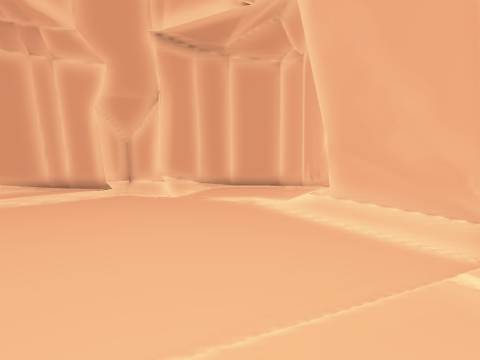
View 1 (above)

12 first-person views from a walk through a level from a Godot 3-D game. The camera is 1.2 m above the floor, tilts 4° down and sees 85° across. The floor is counted in squares, 1 m on a side. Each view is taken from the middle of a square. On the plan, view 1 faces up. The plan holds only what a view shows up to about 12 squares ahead; the rest is blank.

View 2
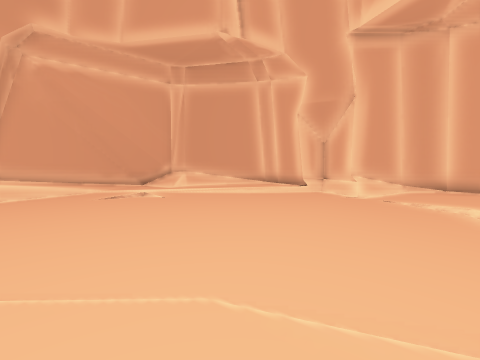

View 3
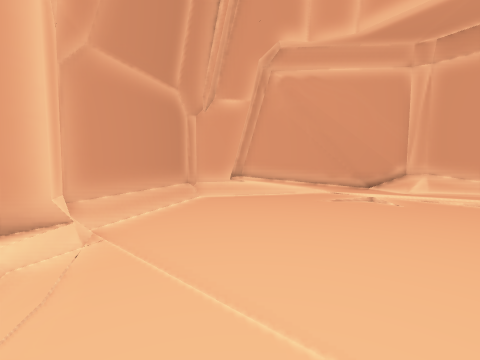

View 4
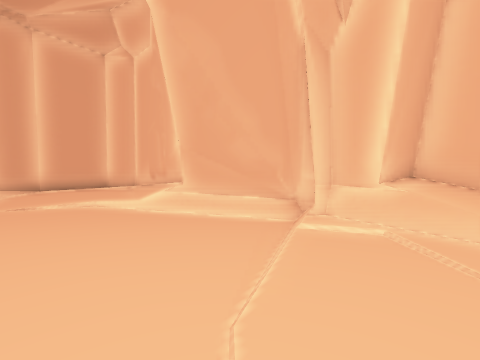

View 5
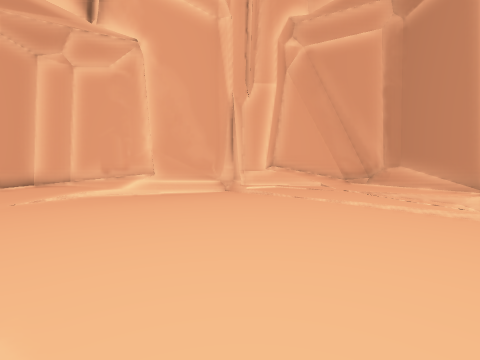

View 6
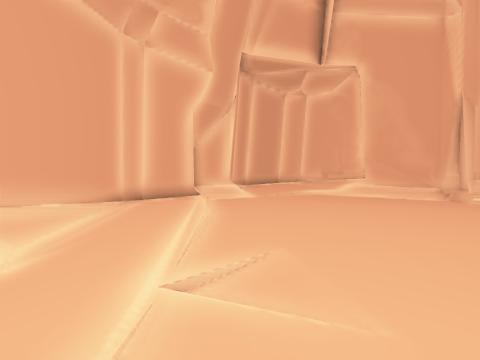

View 7
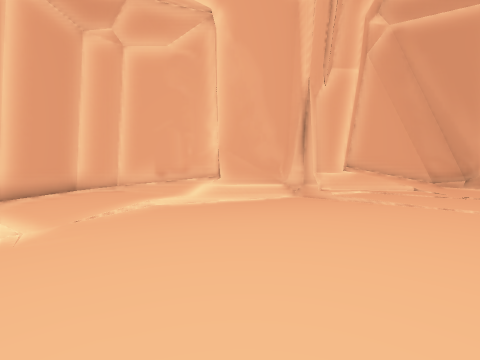

View 8
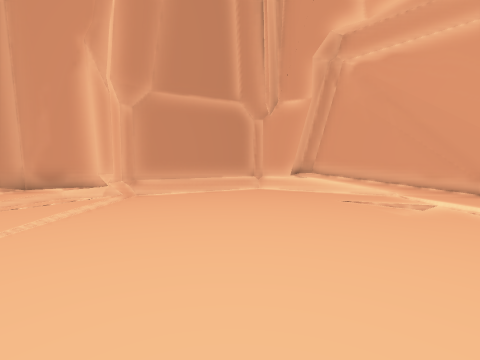

View 9
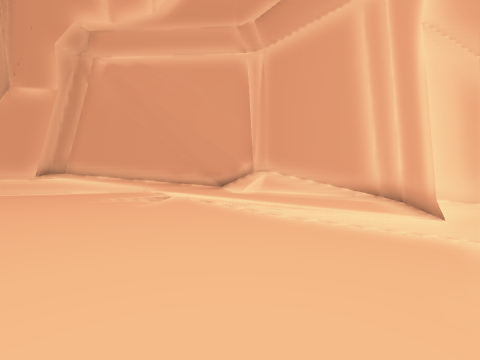

View 10
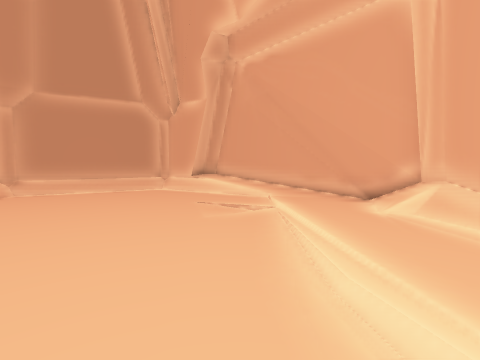

View 11
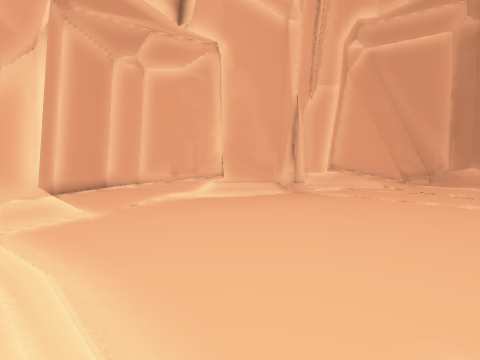

View 12
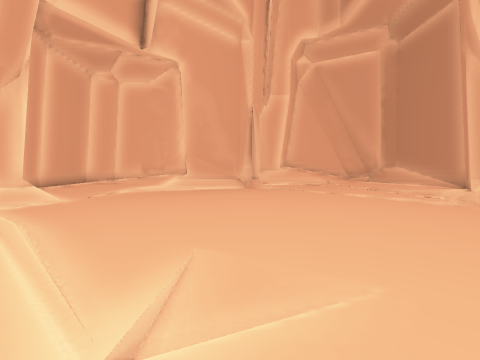

### Floor plan
Key: @ floor where view 1 was taken; # wall or solid block; . main floor; : floor 0.25 m higher than the main floor; - floor 0.25 m lower than the main floor; / step, stairs or slope; = window, fence, low wall or low ledge.
Columns run from 12 left of view 1 to 4 right of it. Each row starts with its distance up from view 1.
 12          #####=
 11     ######/...##
 10   ###..........#
  9  ##/../....////#
  8 ##/.../...---//#
  7 #/.........---/#
  6 #..........---/#
  5 #...........---##
  4 #..-........----#
  3 #/...........-//#
  2 #/..............#
  1 #/..............#
  0 =#/.........@...#
 -1  #/.............#
 -2  ###...././/....#
 -3    ####/##:::/=##
 -4       ##########

Where each view was taken, in squares from view 1:
view 1: 0 up, 0 right, facing up
view 2: 0 up, 1 right, facing up-left
view 3: 0 up, 0 right, facing left
view 4: 0 up, 2 left, facing up-right
view 5: 3 up, 9 left, facing right
view 6: 2 up, 11 left, facing up-right
view 7: 6 up, 7 left, facing right
view 8: 6 up, 1 left, facing down-left
view 9: 7 up, 1 left, facing left
view 10: 9 up, 4 left, facing down-left
view 11: 6 up, 9 left, facing right
view 12: 4 up, 11 left, facing right
